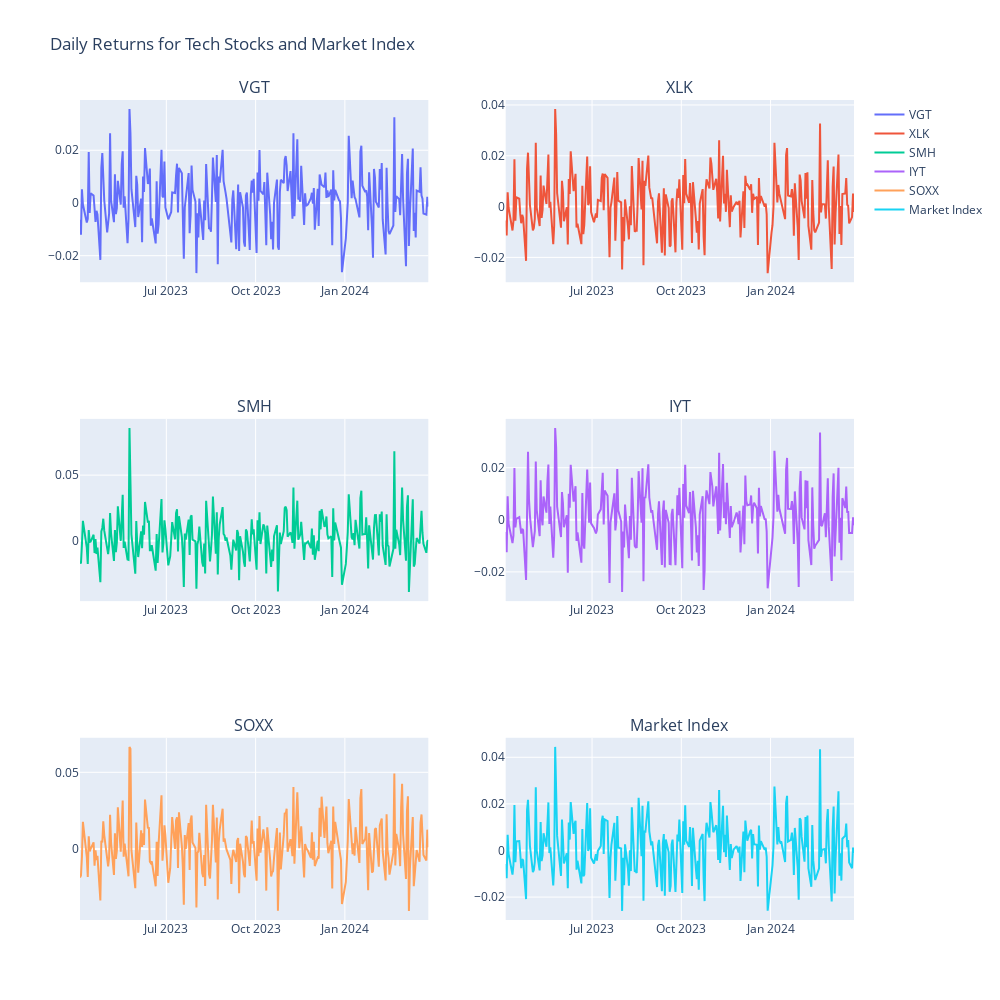

This figure's notebook cell:
### Code cell
# we can now plot the daily returns for all the stocks in sub plots
fig = make_subplots(rows=3, cols=2, subplot_titles=("VGT", "XLK", "SMH", "IYT", "SOXX", "Market Index"))

fig.add_scatter(x=vgt_data.index, y=vga_daily_returns, mode='lines', name='VGT', row=1, col=1)
fig.add_scatter(x=xlk_data.index, y=xlk_daily_returns, mode='lines', name='XLK', row=1, col=2)
fig.add_scatter(x=smh_data.index, y=smh_daily_returns, mode='lines', name='SMH', row=2, col=1)
fig.add_scatter(x=iyt_data.index, y=iyt_daily_returns, mode='lines', name='IYT', row=2, col=2)
fig.add_scatter(x=soxx_data.index, y=soxx_daily_returns, mode='lines', name='SOXX', row=3, col=1)
fig.add_scatter(x=market_index_data.index, y=market_index_daily_returns, mode='lines', name='Market Index', row=3, col=2)

fig.update_layout(title_text="Daily Returns for Tech Stocks and Market Index", height=1000, width=1000)
fig.show()

### Figure 1 — Plotly figure (JSON) as saved in the notebook; plotly's stock layout.template omitted (floating-point values rounded to 4 significant figures; data arrays with more than 128 entries replaced by an {"elided": "..."} marker saying what was removed)
{"data": [{"mode": "lines", "name": "VGT", "type": "scatter", "x": {"elided": "249 str values"}, "xaxis": "x", "y": {"elided": "248 float values"}, "yaxis": "y"}, {"mode": "lines", "name": "XLK", "type": "scatter", "x": {"elided": "249 str values"}, "xaxis": "x2", "y": {"elided": "248 float values"}, "yaxis": "y2"}, {"mode": "lines", "name": "SMH", "type": "scatter", "x": {"elided": "249 str values"}, "xaxis": "x3", "y": {"elided": "248 float values"}, "yaxis": "y3"}, {"mode": "lines", "name": "IYT", "type": "scatter", "x": {"elided": "249 str values"}, "xaxis": "x4", "y": {"elided": "248 float values"}, "yaxis": "y4"}, {"mode": "lines", "name": "SOXX", "type": "scatter", "x": {"elided": "249 str values"}, "xaxis": "x5", "y": {"elided": "248 float values"}, "yaxis": "y5"}, {"mode": "lines", "name": "Market Index", "type": "scatter", "x": {"elided": "249 str values"}, "xaxis": "x6", "y": {"elided": "248 float values"}, "yaxis": "y6"}], "layout": {"annotations": [{"font": {"size": 16}, "showarrow": false, "text": "VGT", "x": 0.225, "xanchor": "center", "xref": "paper", "y": 1, "yanchor": "bottom", "yref": "paper"}, {"font": {"size": 16}, "showarrow": false, "text": "XLK", "x": 0.775, "xanchor": "center", "xref": "paper", "y": 1, "yanchor": "bottom", "yref": "paper"}, {"font": {"size": 16}, "showarrow": false, "text": "SMH", "x": 0.225, "xanchor": "center", "xref": "paper", "y": 0.6111, "yanchor": "bottom", "yref": "paper"}, {"font": {"size": 16}, "showarrow": false, "text": "IYT", "x": 0.775, "xanchor": "center", "xref": "paper", "y": 0.6111, "yanchor": "bottom", "yref": "paper"}, {"font": {"size": 16}, "showarrow": false, "text": "SOXX", "x": 0.225, "xanchor": "center", "xref": "paper", "y": 0.2222, "yanchor": "bottom", "yref": "paper"}, {"font": {"size": 16}, "showarrow": false, "text": "Market Index", "x": 0.775, "xanchor": "center", "xref": "paper", "y": 0.2222, "yanchor": "bottom", "yref": "paper"}], "height": 1000, "title": {"text": "Daily Returns for Tech Stocks and Market Index"}, "width": 1000, "xaxis": {"anchor": "y", "domain": [0, 0.45]}, "xaxis2": {"anchor": "y2", "domain": [0.55, 1]}, "xaxis3": {"anchor": "y3", "domain": [0, 0.45]}, "xaxis4": {"anchor": "y4", "domain": [0.55, 1]}, "xaxis5": {"anchor": "y5", "domain": [0, 0.45]}, "xaxis6": {"anchor": "y6", "domain": [0.55, 1]}, "yaxis": {"anchor": "x", "domain": [0.7778, 1]}, "yaxis2": {"anchor": "x2", "domain": [0.7778, 1]}, "yaxis3": {"anchor": "x3", "domain": [0.3889, 0.6111]}, "yaxis4": {"anchor": "x4", "domain": [0.3889, 0.6111]}, "yaxis5": {"anchor": "x5", "domain": [0, 0.2222]}, "yaxis6": {"anchor": "x6", "domain": [0, 0.2222]}}}
